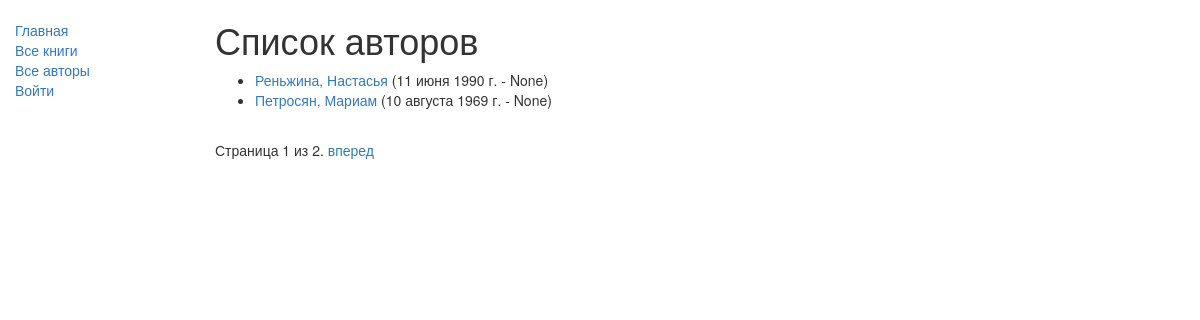
Screenshot of /catalog/authors/ with the database file from the repository.
### catalog/models.py (models this page shows, shortened)
class Author(models.Model):
    first_name = models.CharField(max_length=100, verbose_name="Имя")
    last_name = models.CharField(max_length=100, verbose_name="Фамилия")
    date_of_birth = models.DateField(verbose_name="Дата рождения", null=True, blank=True)
    date_of_death = models.DateField(verbose_name="Дата смерти", null=True, blank=True)
    class Meta:
        verbose_name = "Автор"
        verbose_name_plural = "Авторы"
    def get_absolute_url(self):
        return reverse('author-detail', args=[str(self.id)])

### catalog/views.py (the view)
# urls.py: path('authors/', views.AuthorListView.as_view(), name='authors'),
class AuthorListView(generic.ListView):
    model = Author
    paginate_by = 2

### catalog/templates/catalog/author_list.html
{% extends "base_generic.html" %}
{% block content %}
  <h1>Список авторов</h1>
  {% if author_list %}
    <ul>
      {% for author in author_list %}
      <li>
        <a href="{{ author.get_absolute_url }}">{{ author.last_name }}, {{ author.first_name }}</a>
        ({{ author.date_of_birth }} - {{ author.date_of_death }})
      </li>
      {% endfor %}
    </ul>
  {% else %}
    <p>В библиотеке пока нет авторов.</p>
  {% endif %}
{% endblock %}

### rows the page displays
Author: last_name "Реньжина", first_name "Настасья", date_of_birth "11 июня 1990 г.", date_of_death "None"
Author: last_name "Петросян", first_name "Мариам", date_of_birth "10 августа 1969 г.", date_of_death "None"

### other values shown
{{ page_obj.number }} "1"
{{ page_obj.paginator.num_pages }} "2"
